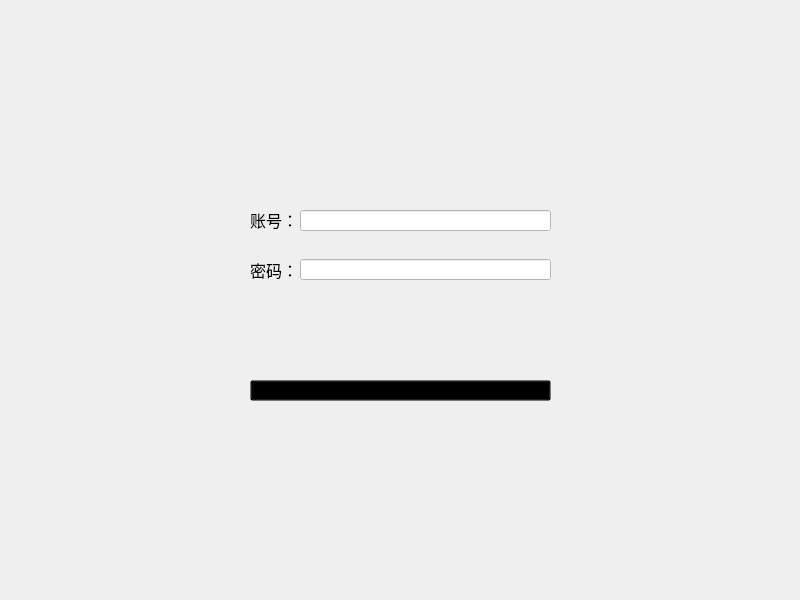
<?xml version="1.0" encoding="UTF-8"?>
<ui version="4.0">
 <class>Mainwindow</class>
 <widget class="QMainWindow" name="Mainwindow">
  <property name="geometry">
   <rect>
    <x>0</x>
    <y>0</y>
    <width>800</width>
    <height>600</height>
   </rect>
  </property>
  <property name="windowTitle">
   <string>Genshin</string>
  </property>
  <widget class="QWidget" name="centralwidget">
   <property name="styleSheet">
    <string notr="true">background-image:url(:/images/bg2.png);
background-position: center;
background-clip: cover;
</string>
   </property>
   <widget class="QLineEdit" name="username">
    <property name="geometry">
     <rect>
      <x>300</x>
      <y>210</y>
      <width>251</width>
      <height>21</height>
     </rect>
    </property>
    <property name="whatsThis">
     <string>输入账号</string>
    </property>
    <property name="styleSheet">
     <string notr="true">background:rgb(255, 255, 255)</string>
    </property>
    <property name="text">
     <string/>
    </property>
    <property name="maxLength">
     <number>20</number>
    </property>
   </widget>
   <widget class="QLineEdit" name="password">
    <property name="geometry">
     <rect>
      <x>300</x>
      <y>259</y>
      <width>251</width>
      <height>21</height>
     </rect>
    </property>
    <property name="styleSheet">
     <string notr="true">background:white</string>
    </property>
    <property name="maxLength">
     <number>20</number>
    </property>
   </widget>
   <widget class="QPushButton" name="pushButton">
    <property name="geometry">
     <rect>
      <x>250</x>
      <y>380</y>
      <width>301</width>
      <height>21</height>
     </rect>
    </property>
    <property name="styleSheet">
     <string notr="true">background: transparent</string>
    </property>
    <property name="text">
     <string/>
    </property>
   </widget>
   <widget class="QLabel" name="label">
    <property name="geometry">
     <rect>
      <x>250</x>
      <y>210</y>
      <width>51</width>
      <height>20</height>
     </rect>
    </property>
    <property name="font">
     <font>
      <family>MingLiU_HKSCS-ExtB</family>
      <pointsize>12</pointsize>
     </font>
    </property>
    <property name="text">
     <string>账号：</string>
    </property>
   </widget>
   <widget class="QLabel" name="label_2">
    <property name="geometry">
     <rect>
      <x>250</x>
      <y>260</y>
      <width>51</width>
      <height>20</height>
     </rect>
    </property>
    <property name="font">
     <font>
      <family>MingLiU_HKSCS-ExtB</family>
      <pointsize>12</pointsize>
     </font>
    </property>
    <property name="text">
     <string>密码：</string>
    </property>
   </widget>
  </widget>
  <action name="actionhi">
   <property name="text">
    <string>hi</string>
   </property>
  </action>
 </widget>
 <resources/>
 <connections/>
</ui>
